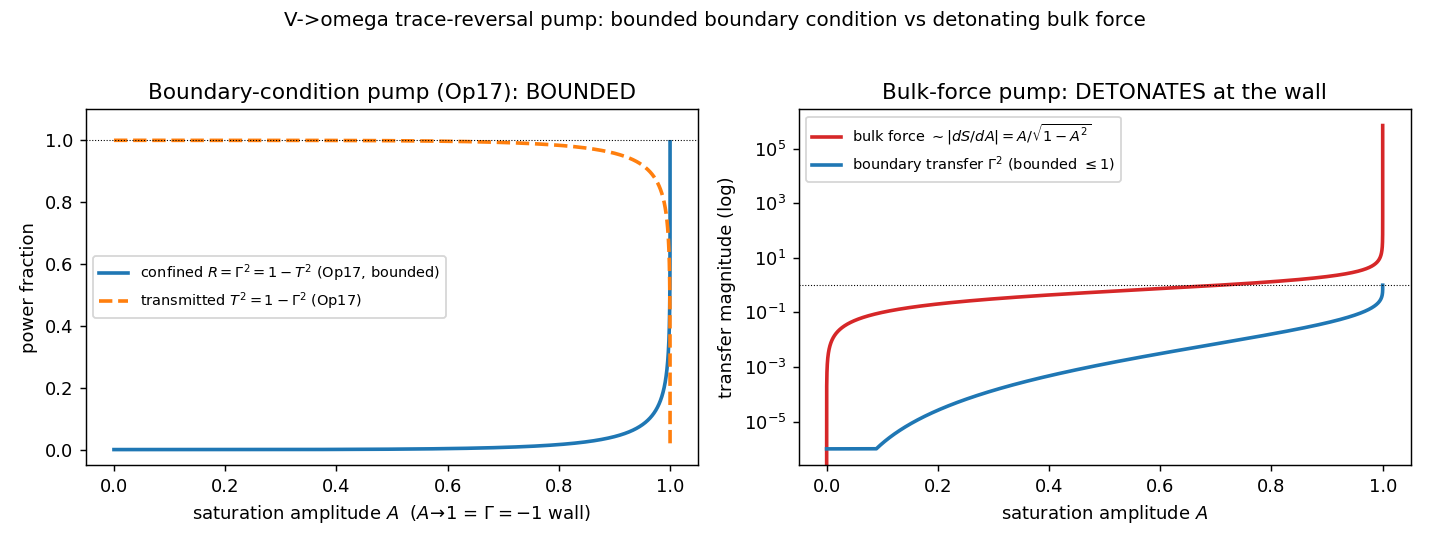

Here is the Python script that generated this plot:
#!/usr/bin/env python3
"""Trace-reversal V->omega pump: boundedness bound-check (ANALYTIC, not an engine run).

Companion to research/2026-06-09_tracereversal-pump-derivation_result.md.

WHAT THIS IS (ave-driver-script-honesty):
  A closed-form comparison of TWO candidate forms for the longitudinal-scalar ->
  microrotational (V->omega) "pump" at the |Gamma|=1 saturation wall, swept across
  the saturation amplitude A in [0, 1):

    (1) BOUNDARY-CONDITION form (Option-D, doc 54 sec 7 / sec 6a; the moving-Gamma=-1
        boundary of 2026-06-06_saturation-tir-moving-boundary-result.md sec 3):
        the V->omega transfer is governed by the reflection coefficient on the
        bounded unit disk. Op3  Gamma = (Z_eff - Z0)/(Z_eff + Z0)  with the
        asymmetric-Meissner impedance  Z_eff = Z0 * sqrt(S_mu/S_eps).  The confined
        (mode-converted) power fraction is the reflected fraction  R = Gamma^2 =
        1 - T^2  (Op17  T^2 = 1 - Gamma^2, operators.md:57).  Bounded in [0,1] for
        ALL A in [0,1] because |Gamma| <= 1 on the lossless unit circle
        (biquaternion null cone, 2026-06-06_biquaternion-node-algebra-result.md sec 5).

    (2) BULK-LAGRANGIAN-FORCE form (the engine's detonating A28 double-count,
        vacuum_engine.py:1605-1613 "runaway / 1700x growth in one step"; the
        energy-term blowup of moving-boundary-result.md sec 3, |omega|_max -> 2.2e5):
        a force proportional to the saturation-energy gradient
        F_bulk ~ |dS/dA| = A / sqrt(1 - A^2)  ->  diverges as A -> 1.

  This script does NOT host an electron, does NOT run the K4/Cosserat engine, and
  makes NO emergence claim. It ONLY demonstrates the analytic boundedness contrast
  that the derivation's load-bearing step asserts: the boundary-condition transfer
  stays finite through A->1; the bulk force detonates.

CANONICAL ANCHORS (verify-before-cite; imported, not fit):
  - Op17 power transmission  T^2 = 1 - Gamma^2           (operators.md:57)
  - Op3  reflection           Gamma = (Z2-Z1)/(Z2+Z1)    (operators.md:43)
  - asymmetric Meissner       Z_eff = Z0 sqrt(S_mu/S_eps) (doc 54 sec 6, eq Z_eff)
  - Axiom-4 kernel            S = sqrt(1 - A^2)           (CLAUDE.md INVARIANT-S2)
  - chirality coupling        kappa_chiral = 1.2 * alpha  (doc 54 sec 6, doc 20)
  - autoresonant lock window  delta_lock  = omega_0 * alpha (doc 54 sec 7, Q=1/alpha)
"""
from __future__ import annotations

import os
import sys

import numpy as np

# canonical constants (ave-canonical-source; no fitting to 137.036)
_HERE = os.path.dirname(os.path.abspath(__file__))
sys.path.insert(0, os.path.join(_HERE, "..", "..", ".."))
try:
    from src.ave.core.constants import ALPHA  # type: ignore
except Exception:  # pragma: no cover - fallback if run outside package layout
    ALPHA = 7.2973525693e-3

KAPPA_CHIRAL = 1.2 * ALPHA          # electron (2,3): chi = alpha * pq/(p+q) = 1.2 alpha
DELTA_LOCK_OVER_W0 = ALPHA          # delta_lock = omega_0 * alpha (Q = 1/alpha)


def impedance_ratio(A: np.ndarray) -> np.ndarray:
    """Z_eff / Z0 for the asymmetric-Meissner wall (mu-sector saturates first).

    S_mu = sqrt(1 - A^2)  (magnetic sector reaches yield),  S_eps ~ 1 (electric lags)
    Z_eff/Z0 = sqrt(S_mu / S_eps) = (1 - A^2)^(1/4).
    A=0 -> 1 (matched, no wall);  A->1 -> 0 (short, Gamma->-1).
    """
    return (1.0 - A**2) ** 0.25


def gamma_op3(A: np.ndarray) -> np.ndarray:
    """Op3 reflection coefficient at the wall:  Gamma = (z - 1)/(z + 1)."""
    z = impedance_ratio(A)
    return (z - 1.0) / (z + 1.0)


def confined_fraction_op17(A: np.ndarray) -> np.ndarray:
    """BOUNDARY-CONDITION pump: confined (reflected, mode-converted) power fraction.

    R = Gamma^2 = 1 - T^2  (Op17).  This is the fraction of incident longitudinal V
    power that is reflected into the standing wave and mode-converted into omega at
    the wall.  Bounded in [0, 1] for all A because |Gamma| <= 1.
    """
    g = gamma_op3(A)
    return g**2  # = 1 - (1 - g**2) = 1 - T^2


def transmission_op17(A: np.ndarray) -> np.ndarray:
    """Op17 power transmission INTO the wall:  T^2 = 1 - Gamma^2.  -> 0 at the wall."""
    g = gamma_op3(A)
    return 1.0 - g**2


def bulk_force_dS_dA(A: np.ndarray) -> np.ndarray:
    """BULK-LAGRANGIAN-FORCE pump (detonating):  F ~ |dS/dA| = A / sqrt(1 - A^2)."""
    return A / np.sqrt(1.0 - A**2)


def main() -> None:
    print("=" * 74)
    print("Trace-reversal V->omega pump: boundedness bound-check (ANALYTIC)")
    print("=" * 74)
    print(f"alpha (canonical)        = {ALPHA:.10e}")
    print(f"kappa_chiral = 1.2 alpha = {KAPPA_CHIRAL:.6e}")
    print(f"delta_lock/omega_0 = alpha = {DELTA_LOCK_OVER_W0:.6e}")
    print()

    probes = np.array([0.0, 0.5, 0.9, 0.99, 0.999, 0.9999, 0.999999])
    print(f"{'A':>10} {'Z_eff/Z0':>10} {'Gamma':>10} "
          f"{'T^2(Op17)':>10} {'R=Gamma^2':>11} {'F_bulk~dS/dA':>14}")
    print("-" * 74)
    for A in probes:
        z = impedance_ratio(A)
        g = gamma_op3(A)
        T2 = transmission_op17(A)
        R = confined_fraction_op17(A)
        Fb = bulk_force_dS_dA(A)
        print(f"{A:>10.6f} {z:>10.6f} {g:>10.6f} "
              f"{T2:>10.6f} {R:>11.6f} {Fb:>14.4e}")
    print("-" * 74)

    # boundedness assertions (the load-bearing checks)
    A_dense = np.linspace(0.0, 1.0 - 1e-12, 200_001)
    R_dense = confined_fraction_op17(A_dense)
    T2_dense = transmission_op17(A_dense)
    Fb_dense = bulk_force_dS_dA(A_dense)

    R_max = float(np.nanmax(R_dense))
    R_at_wall = float(confined_fraction_op17(np.array([1.0 - 1e-12]))[0])
    Fb_at_wall = float(bulk_force_dS_dA(np.array([1.0 - 1e-12]))[0])
    power_residual = float(np.nanmax(np.abs(R_dense + T2_dense - 1.0)))

    print()
    print("BOUNDEDNESS VERDICT:")
    bc_bounded = R_max <= 1.0 + 1e-9
    print(f"  boundary-condition transfer  R=Gamma^2 in [0,1]?  "
          f"max(R) = {R_max:.10f}  -> {'BOUNDED' if bc_bounded else 'UNBOUNDED'}")
    print(f"    R(A->1) = {R_at_wall:.10f}  (total confinement at the null cone)")
    print(f"  Op17 power closes  R + T^2 = 1 ?  max|R+T^2-1| = {power_residual:.2e}"
          f"  -> {'CLOSED (no free energy)' if power_residual < 1e-9 else 'OPEN'}")
    print(f"  bulk-force  F~A/sqrt(1-A^2)  at A->1 = {Fb_at_wall:.4e}  -> DIVERGES")
    print()
    print("  => the boundary-condition (Option-D / Op17) form is FINITE through A->1;")
    print("     the bulk-Lagrangian-force form DETONATES at the wall. (cf engine A28")
    print("     runaway vacuum_engine.py:1605-1613; moving-boundary-result sec 3.)")

    # figure
    try:
        import matplotlib
        matplotlib.use("Agg")
        import matplotlib.pyplot as plt

        A = A_dense
        fig, ax = plt.subplots(1, 2, figsize=(11, 4.2))

        ax[0].plot(A, confined_fraction_op17(A), lw=2,
                   label=r"confined $R=\Gamma^2=1-T^2$ (Op17, bounded)")
        ax[0].plot(A, transmission_op17(A), lw=2, ls="--",
                   label=r"transmitted $T^2=1-\Gamma^2$ (Op17)")
        ax[0].axhline(1.0, color="k", lw=0.6, ls=":")
        ax[0].set_xlabel(r"saturation amplitude $A$  ($A\!\to\!1$ = $\Gamma=-1$ wall)")
        ax[0].set_ylabel("power fraction")
        ax[0].set_title("Boundary-condition pump (Op17): BOUNDED")
        ax[0].set_ylim(-0.05, 1.1)
        ax[0].legend(fontsize=8, loc="center left")

        ax[1].semilogy(A, bulk_force_dS_dA(A), lw=2, color="C3",
                       label=r"bulk force $\sim|dS/dA|=A/\sqrt{1-A^2}$")
        ax[1].semilogy(A, np.maximum(confined_fraction_op17(A), 1e-6), lw=2, color="C0",
                       label=r"boundary transfer $\Gamma^2$ (bounded $\leq 1$)")
        ax[1].axhline(1.0, color="k", lw=0.6, ls=":")
        ax[1].set_xlabel(r"saturation amplitude $A$")
        ax[1].set_ylabel("transfer magnitude (log)")
        ax[1].set_title("Bulk-force pump: DETONATES at the wall")
        ax[1].legend(fontsize=8, loc="upper left")

        fig.suptitle("V->omega trace-reversal pump: bounded boundary condition "
                     "vs detonating bulk force", fontsize=11)
        fig.tight_layout(rect=(0, 0, 1, 0.96))
        out = os.path.join(_HERE, "tracereversal_pump_bound_check.png")
        fig.savefig(out, dpi=130)
        print()
        print(f"figure saved: {out}")
    except Exception as e:  # pragma: no cover
        print(f"(figure skipped: {e})")


if __name__ == "__main__":
    main()
